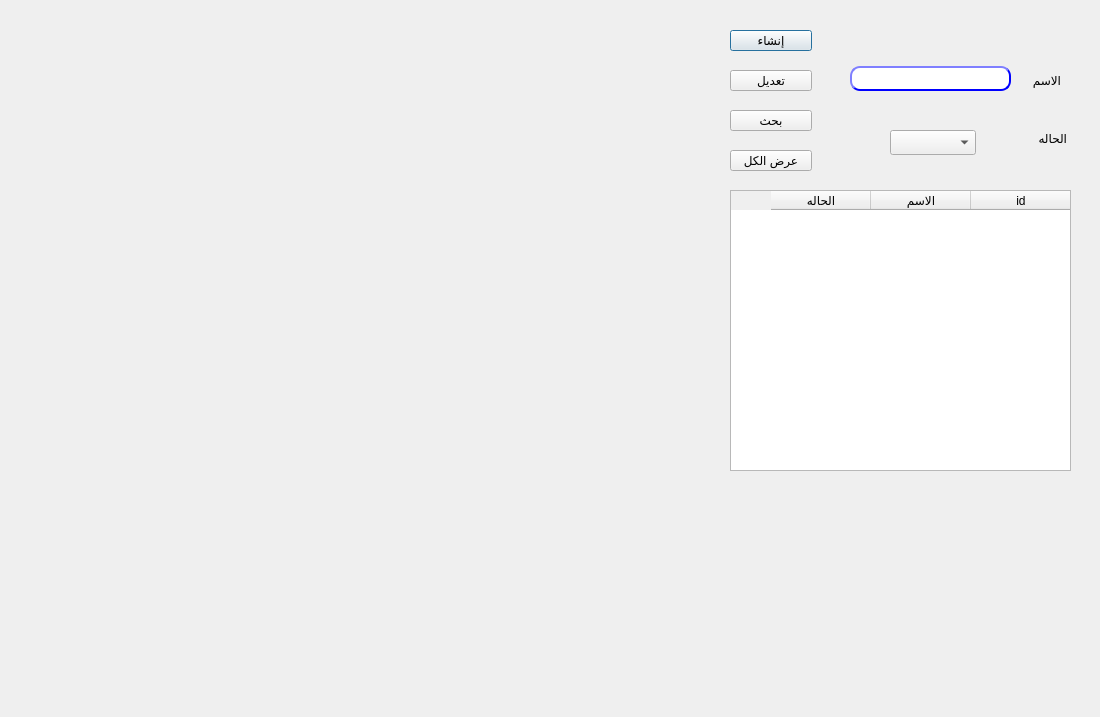
<?xml version="1.0" encoding="UTF-8"?>
<ui version="4.0">
 <class>CustomerGP</class>
 <widget class="QDialog" name="CustomerGP">
  <property name="geometry">
   <rect>
    <x>0</x>
    <y>0</y>
    <width>1100</width>
    <height>717</height>
   </rect>
  </property>
  <property name="minimumSize">
   <size>
    <width>1100</width>
    <height>717</height>
   </size>
  </property>
  <property name="maximumSize">
   <size>
    <width>1100</width>
    <height>717</height>
   </size>
  </property>
  <property name="windowTitle">
   <string>الشركات</string>
  </property>
  <widget class="QLabel" name="desc">
   <property name="geometry">
    <rect>
     <x>980</x>
     <y>70</y>
     <width>81</width>
     <height>21</height>
    </rect>
   </property>
   <property name="text">
    <string>الاسم</string>
   </property>
  </widget>
  <widget class="QLabel" name="label_2">
   <property name="geometry">
    <rect>
     <x>1000</x>
     <y>130</y>
     <width>67</width>
     <height>17</height>
    </rect>
   </property>
   <property name="text">
    <string>الحاله</string>
   </property>
  </widget>
  <widget class="QComboBox" name="CMB_status">
   <property name="geometry">
    <rect>
     <x>890</x>
     <y>130</y>
     <width>86</width>
     <height>25</height>
    </rect>
   </property>
  </widget>
  <widget class="QPushButton" name="BTN_create">
   <property name="geometry">
    <rect>
     <x>730</x>
     <y>30</y>
     <width>82</width>
     <height>21</height>
    </rect>
   </property>
   <property name="styleSheet">
    <string notr="true"/>
   </property>
   <property name="text">
    <string>إنشاء</string>
   </property>
  </widget>
  <widget class="QLineEdit" name="LE_desc">
   <property name="geometry">
    <rect>
     <x>850</x>
     <y>66</y>
     <width>161</width>
     <height>25</height>
    </rect>
   </property>
   <property name="styleSheet">
    <string notr="true">QLineEdit{
                                        background-color: white;
                                        border-style: outset;
                                        border-width: 2px;
                                        border-radius: 10px;
                                        border-color: blue;
                                        min-width: 6em;
                                        }
                                        QLineEdit:hover {
                                        background: qradialgradient(
                                        cx: 0.3, cy: -0.4, fx: 0.3, fy: -0.4,
                                        radius: 1.35, stop: 0 #fff, stop: 1 #bbb
                                        );
                                        }
                                       QLineEdit:pressed {
                                        border-style: inset;
                                        background: qradialgradient(
                                        cx: 0.4, cy: -0.1, fx: 0.4, fy: -0.1,
                                        radius: 1.35, stop: 0 #fff, stop: 1 #ddd
                                        );
                                        }
                                    </string>
   </property>
   <property name="maxLength">
    <number>50</number>
   </property>
  </widget>
  <widget class="QTableWidget" name="Qtable">
   <property name="geometry">
    <rect>
     <x>730</x>
     <y>190</y>
     <width>341</width>
     <height>281</height>
    </rect>
   </property>
   <property name="layoutDirection">
    <enum>Qt::RightToLeft</enum>
   </property>
   <column>
    <property name="text">
     <string>id</string>
    </property>
   </column>
   <column>
    <property name="text">
     <string>الاسم</string>
    </property>
   </column>
   <column>
    <property name="text">
     <string>الحاله</string>
    </property>
   </column>
  </widget>
  <widget class="QPushButton" name="BTN_modify">
   <property name="geometry">
    <rect>
     <x>730</x>
     <y>70</y>
     <width>82</width>
     <height>21</height>
    </rect>
   </property>
   <property name="styleSheet">
    <string notr="true"/>
   </property>
   <property name="text">
    <string>تعديل</string>
   </property>
  </widget>
  <widget class="QPushButton" name="BTN_search">
   <property name="geometry">
    <rect>
     <x>730</x>
     <y>110</y>
     <width>82</width>
     <height>21</height>
    </rect>
   </property>
   <property name="styleSheet">
    <string notr="true"/>
   </property>
   <property name="text">
    <string>بحث</string>
   </property>
  </widget>
  <widget class="QLabel" name="LB_id">
   <property name="enabled">
    <bool>false</bool>
   </property>
   <property name="geometry">
    <rect>
     <x>820</x>
     <y>40</y>
     <width>31</width>
     <height>20</height>
    </rect>
   </property>
   <property name="text">
    <string/>
   </property>
  </widget>
  <widget class="QLabel" name="LB_status">
   <property name="enabled">
    <bool>false</bool>
   </property>
   <property name="geometry">
    <rect>
     <x>830</x>
     <y>130</y>
     <width>31</width>
     <height>21</height>
    </rect>
   </property>
   <property name="text">
    <string/>
   </property>
  </widget>
  <widget class="QPushButton" name="BTN_search_all">
   <property name="geometry">
    <rect>
     <x>730</x>
     <y>150</y>
     <width>82</width>
     <height>21</height>
    </rect>
   </property>
   <property name="styleSheet">
    <string notr="true"/>
   </property>
   <property name="text">
    <string>عرض الكل</string>
   </property>
  </widget>
 </widget>
 <resources/>
 <connections/>
</ui>
